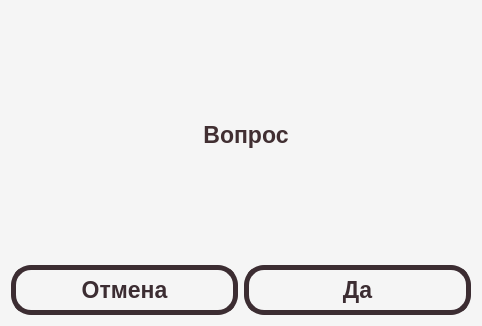
<?xml version="1.0" encoding="UTF-8"?>
<ui version="4.0">
 <class>AgreeDialog</class>
 <widget class="QDialog" name="AgreeDialog">
  <property name="geometry">
   <rect>
    <x>0</x>
    <y>0</y>
    <width>482</width>
    <height>326</height>
   </rect>
  </property>
  <property name="windowTitle">
   <string>Dialog</string>
  </property>
  <property name="styleSheet">
   <string notr="true">QDialog {
	background-color: rgb(245, 245, 245);
	border-radius: 20px;
	height: 200px;
	width: 300px;
}</string>
  </property>
  <layout class="QGridLayout" name="gridLayout">
   <item row="1" column="0">
    <widget class="QPushButton" name="cancelButton">
     <property name="minimumSize">
      <size>
       <width>0</width>
       <height>50</height>
      </size>
     </property>
     <property name="font">
      <font>
       <pointsize>17</pointsize>
       <bold>true</bold>
      </font>
     </property>
     <property name="cursor">
      <cursorShape>PointingHandCursor</cursorShape>
     </property>
     <property name="styleSheet">
      <string notr="true">QPushButton {
	background-color: rgb(245, 245, 245);
	color: rgb(60, 45, 50);
	border: 5px solid rgb(60, 45, 50);
	border-radius: 20;
}

QPushButton:hover {
	background-color: rgb(60, 45, 50);
	color: rgb(245, 245, 245);
}</string>
     </property>
     <property name="text">
      <string>Отмена</string>
     </property>
    </widget>
   </item>
   <item row="1" column="1">
    <widget class="QPushButton" name="agreeButton">
     <property name="minimumSize">
      <size>
       <width>0</width>
       <height>50</height>
      </size>
     </property>
     <property name="font">
      <font>
       <pointsize>17</pointsize>
       <bold>true</bold>
      </font>
     </property>
     <property name="cursor">
      <cursorShape>PointingHandCursor</cursorShape>
     </property>
     <property name="styleSheet">
      <string notr="true">QPushButton {
	background-color: rgb(245, 245, 245);
	color: rgb(60, 45, 50);
	border: 5px solid rgb(60, 45, 50);
	border-radius: 20;
}

QPushButton:hover {
	background-color: rgb(60, 45, 50);
	color: rgb(245, 245, 245);
}</string>
     </property>
     <property name="text">
      <string>Да</string>
     </property>
    </widget>
   </item>
   <item row="0" column="0" colspan="2">
    <widget class="QLabel" name="label">
     <property name="font">
      <font>
       <pointsize>17</pointsize>
       <bold>true</bold>
      </font>
     </property>
     <property name="styleSheet">
      <string notr="true">QLabel {
	color: rgb(65, 47, 50);
	padding-left: 10px;
	height: 30px;
}</string>
     </property>
     <property name="text">
      <string>Вопрос</string>
     </property>
     <property name="alignment">
      <set>Qt::AlignCenter</set>
     </property>
    </widget>
   </item>
  </layout>
 </widget>
 <resources/>
 <connections/>
</ui>
